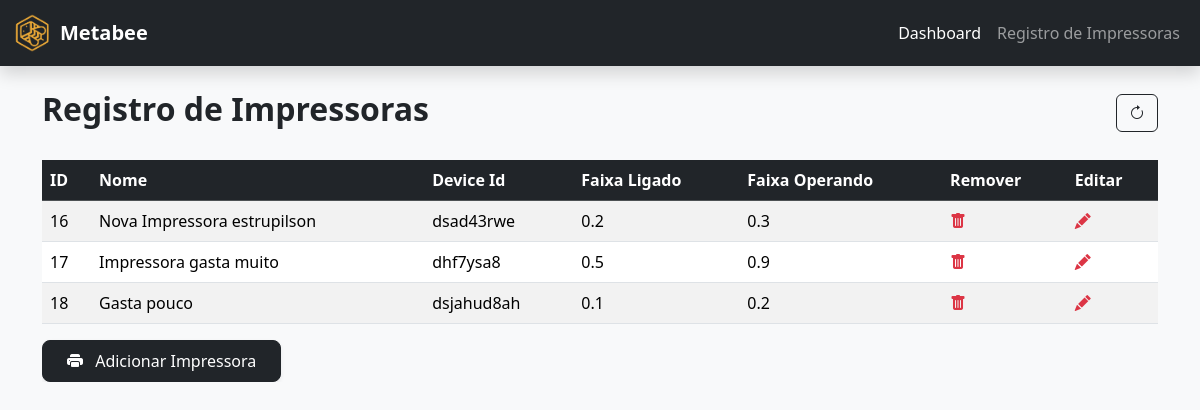
The app's page /manage_printers, older data.
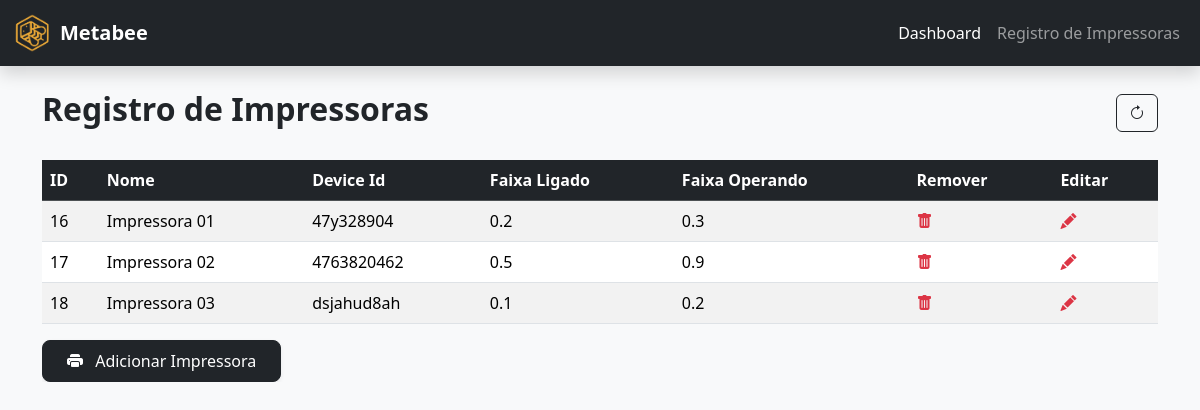
The same page, newer data.
### metabee_app/models.py (models this page shows)
class Printer(models.Model):
    name = models.CharField(max_length=100, default="Default Printer")
    status = models.IntegerField(validators=[MinValueValidator(0), MaxValueValidator(2)], default=0)
    device_id = models.CharField(max_length=100, default="0")
    idle_range = models.FloatField(max_length=100, default=0)
    operating_range = models.FloatField(max_length=100, default=0)

### metabee_app/views.py (the view)
# urls.py: path('manage_printers', views.manage_printers, name="manage_printers"),
def manage_printers(request):
    printers = Printer.objects.all()
    context = {'printers': printers}
    return render(request, "manage_printers.html", context)

### metabee_app/templates/manage_printers.html (shortened to what this page needs)
{% extends 'layout.html' %}
{% load static %}
{% block content %}
  <div class="container py-4">
    <div class="d-flex justify-content-between align-items-center mb-4">
      <h2 class="fw-bold">Registro de Impressoras</h2>
      <button class="btn btn-outline-dark" onclick="location.reload()"><i class="bi bi-arrow-clockwise"></i></button>
    </div>
    <div class="table-responsive">
      <table class="table table-striped table-hover align-middle">
        <thead class="table-dark">
          <tr>
            <th>ID</th>
            <th>Nome</th>
            <th>Device Id</th>
            <th>Faixa Ligado</th>
            <th>Faixa Operando</th>
            <th>Remover</th>
            <th>Editar</th>
          </tr>
        </thead>
        <tbody>
          {% if printers %}
            {% for printer in printers %}
              <tr>
                <td>{{ printer.id }}</td>
                <td>{{ printer.name }}</td>
                <td>{{ printer.device_id }}</td>
                <td>{{ printer.idle_range }}</td>
                <td>{{ printer.operating_range }}</td>
                <td>
                  <a href="{% url 'delete_printer' printer.id %}" class="text-danger" title="Remover"><i class="bi bi-trash-fill"></i></a>
                </td>
                <td>
                  <a href="{% url 'edit_printer' printer.id %}" class="text-danger" title="Editar"><i class="bi bi-pencil-fill"></i></a>
                </td>
              </tr>
            {% endfor %}
          {% else %}
            <tr>
              <td colspan="4" class="text-center">Nenhuma impressora cadastrada.</td>
            </tr>
          {% endif %}
        </tbody>
      </table>
      <a href="{% url 'add_printer' %}">
        <button class="btn btn-dark px-4 py-2 rounded-3 shadow-sm"><i class="bi bi-printer-fill me-2"></i> Adicionar Impressora</button>
      </a>
    </div>
  </div>
{% endblock %}

Row changes from the older to the newer data that the page shows:
changed Printer id 16: name "Nova Impressora estrupilson" → "Impressora 01"; device_id "dsad43rwe" → "47y328904"
changed Printer id 17: name "Impressora gasta muito" → "Impressora 02"; device_id "dhf7ysa8" → "4763820462"
changed Printer "dsjahud8ah": name "Gasta pouco" → "Impressora 03"
